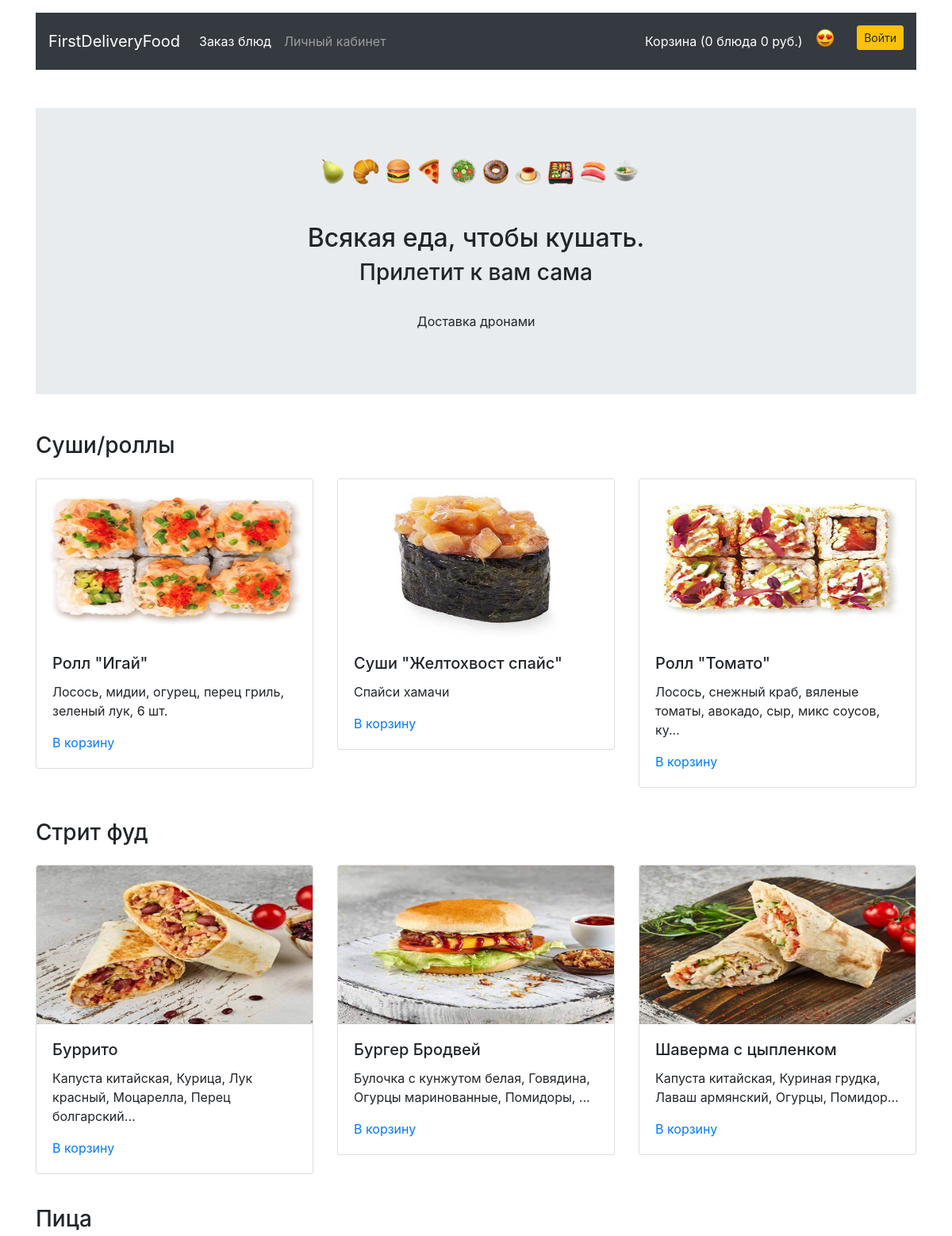
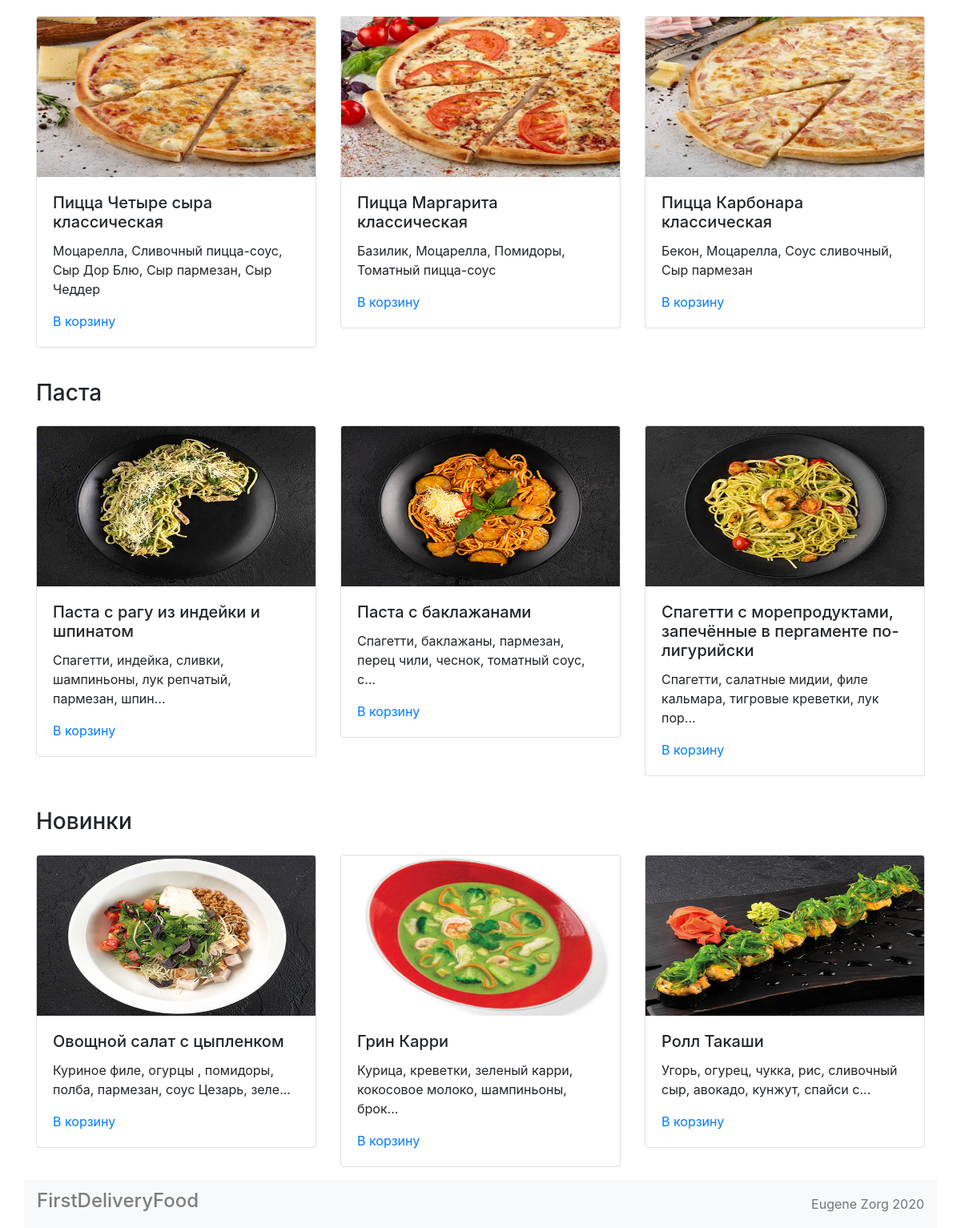
The page / on the database its author committed (2 pictures, top to bottom).
### models.py (models this page shows)
class CategoryModel(db.Model):
    __tablename__ = 'categories'
    id = db.Column(db.Integer, primary_key=True)
    title = db.Column(db.String(128), nullable=False)
    meals = db.relationship('MealModel', back_populates='category')

class MealModel(db.Model):
    __tablename__ = 'meals'
    id = db.Column(db.Integer, primary_key=True)
    title = db.Column(db.String(256), nullable=False)
    price = db.Column(db.Integer, nullable=False)
    description = db.Column(db.String(1024), nullable=False)
    picture = db.Column(db.String(128), nullable=False)
    category = db.relationship('CategoryModel', back_populates='meals')
    category_id = db.Column(db.Integer, db.ForeignKey('categories.id'))
    orders = db.relationship('OrderModel', secondary=meals_orders_association, back_populates='meals')

### views.py (the view)
@app.route('/')
def index():
    categories = db.session.query(CategoryModel).all()
    cat_meals_dict = {}
    for category in categories:
        meals = db.session.query(MealModel).filter(MealModel.category == category) \
            .order_by(func.random()) \
            .limit(3) \
            .all()
        cat_meals_dict[category] = meals
    return render_template('main.html', meals=cat_meals_dict, session=session)

### templates/main.html (shortened to what this page needs)
{% extends 'base.html' %}
{% block content %}
<main class="container mt-3">
  <section class="my-5 jumbotron jumbotron-fluid">
    <div class="text-center">
      <img alt="" class="ml-2" height="33"
           width="401">
      <h1 class="h2 mt-5 m-2">Всякая еда, чтобы кушать.</h1>
      <h2 class="h3">Прилетит к вам сама</h2>
      <p class="pt-4">Доставка дронами</p>
    </div>
  </section>
  {% for category in meals %}
  <section>
    <h3 class="my-4">{{ category.title }}</h3>
    <div class="row mt-4">
      {% for meal in meals[category] %}
      <div class="col-12 col-md-4">
        <div class="card mb-3">
          <img alt="" class="card-img-top" height="200" src="{{url_for('static', filename=meal.picture)}}" width="300">
          <div class="card-body">
            <h4 class="h5 card-title">{{ meal.title }} </h4>
            <p class="card-text">{{ meal.description|truncate(70, True) }}</p>
            <a btn btn-danger href="/addtocart/{{ meal.id }}/"">В корзину</a>
          </div>
        </div>
      </div>
      {% endfor %}
    </div>
  </section>
  {% endfor %}
</main>
{% endblock %}

### templates/base.html (style rules this page uses)
html { position: relative; min-height: 100%; }
body { margin-bottom: 60px; }

### rows shown on the page
CategoryModel: title "Суши/роллы"
MealModel: picture (picture), title "Ролл \"Игай\"", description "Лосось, мидии, огурец, перец гриль, зеленый лук, 6 шт."
MealModel: picture (picture), title "Суши \"Желтохвост спайс\"", description "Спайси хамачи"
MealModel: picture (picture), title "Ролл \"Томато\"", description "Лосось, снежный краб, вяленые томаты, авокадо, сыр, микс соусов, ку..."
CategoryModel: title "Стрит фуд"
MealModel: picture (picture), title "Буррито", description "Капуста китайская, Курица, Лук красный, Моцарелла, Перец болгарский..."
MealModel: picture (picture), title "Бургер Бродвей", description "Булочка с кунжутом белая, Говядина, Огурцы маринованные, Помидоры, ..."
MealModel: picture (picture), title "Шаверма с цыпленком", description "Капуста китайская, Куриная грудка, Лаваш армянский, Огурцы, Помидор..."
CategoryModel: title "Пица"
MealModel: picture (picture), title "Пицца Четыре сыра классическая", description "Моцарелла, Сливочный пицца-соус, Сыр Дор Блю, Сыр пармезан, Сыр Чеддер"
MealModel: picture (picture), title "Пицца Маргарита классическая", description "Базилик, Моцарелла, Помидоры, Томатный пицца-соус"
MealModel: picture (picture), title "Пицца Карбонара классическая", description "Бекон, Моцарелла, Соус сливочный, Сыр пармезан"
CategoryModel: title "Паста"
MealModel: picture (picture), title "Паста с рагу из индейки и шпинатом", description "Спагетти, индейка, сливки, шампиньоны, лук репчатый, пармезан, шпин..."
MealModel: picture (picture), title "Паста с баклажанами", description "Спагетти, баклажаны, пармезан, перец чили, чеснок, томатный соус, с..."
MealModel: picture (picture), title "Спагетти с морепродуктами, запечённые в пергаменте по-лигурийски", description "Спагетти, салатные мидии, филе кальмара, тигровые креветки, лук пор..."
CategoryModel: title "Новинки"
MealModel: picture (picture), title "Овощной салат с цыпленком", description "Куриное филе, огурцы , помидоры, полба, пармезан, соус Цезарь, зеле..."
MealModel: picture (picture), title "Грин Карри", description "Курица, креветки, зеленый карри, кокосовое молоко, шампиньоны, брок..."
MealModel: picture (picture), title "Ролл Такаши", description "Угорь, огурец, чукка, рис, сливочный сыр, авокадо, кунжут, спайси с..."

### other values the page prints
{{ session['cart_id']|count }} "0"
{{ session['cart_price']|sum }} "0"
